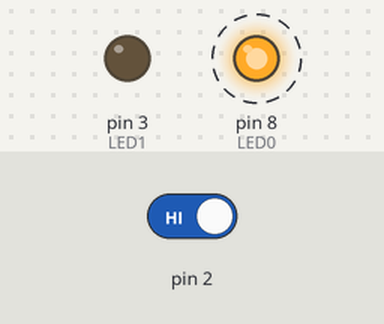
This sketch was run on a simulated Arduino Uno, built with avr-gcc and run on an emulated ATmega328P. On the bench: output pins drawn as LEDs (lit = HIGH). Dashed ring = blinking. Inputs (shaded band) come from the test bench; at power-on: pin 2 HIGH.

Above: at 1.25 s.
1.3 s: pin 2 driven LOW
At 2.4 s:
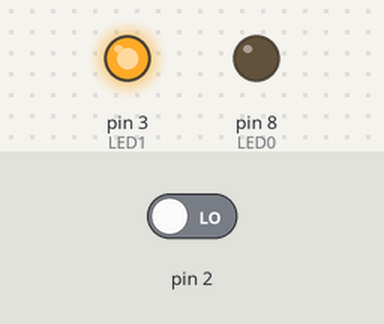
2.8 s: pin 2 driven HIGH
At 2.98 s:
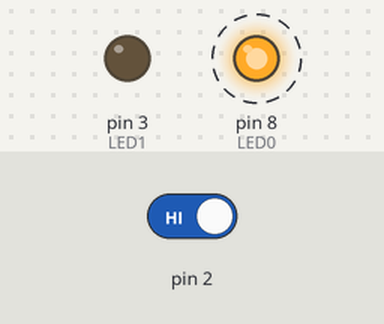
Timing chart, 0 to 11.8 s (numbered marks = the images above; inputs shaded):
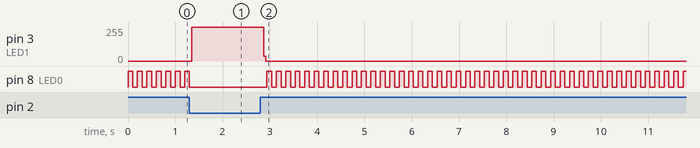

Measured:
- after the input at 1.3 s, pin 3 (LED1): 0/255 → 255/255 after 0.05 s; pin 8 (LED0): goes on until 1.3 s, then stays LOW
- after the input at 2.8 s, pin 3 (LED1): 255/255 → 0/255 after 0.07 s; pin 8 (LED0): alternates HIGH for 0.10 s and LOW for 0.10 s, starting after 0.14 s
- by itself, pin 8 (LED0): alternates HIGH for 0.10 s and LOW for 0.10 s

The sketch:

Interrupt.ino
```cpp
int LED0=8;
int LED1=3;
int BT=1;


void setup()
{
   pinMode(LED0,OUTPUT);
   pinMode(LED1,OUTPUT);
   pinMode(BT,INPUT);

   attachInterrupt(0,Interrupt,LOW);
}

void loop()
{

	digitalWrite(LED0,HIGH);
	delay(100);
	digitalWrite(LED0,LOW);
	delay(100);


}


void Interrupt()
{


	for (int i = 0; i < 300; ++i)
	{
		digitalWrite(LED0,LOW);
		digitalWrite(LED1,HIGH);
		delay(1000);
		digitalWrite(LED1,LOW);
	}


}
```
